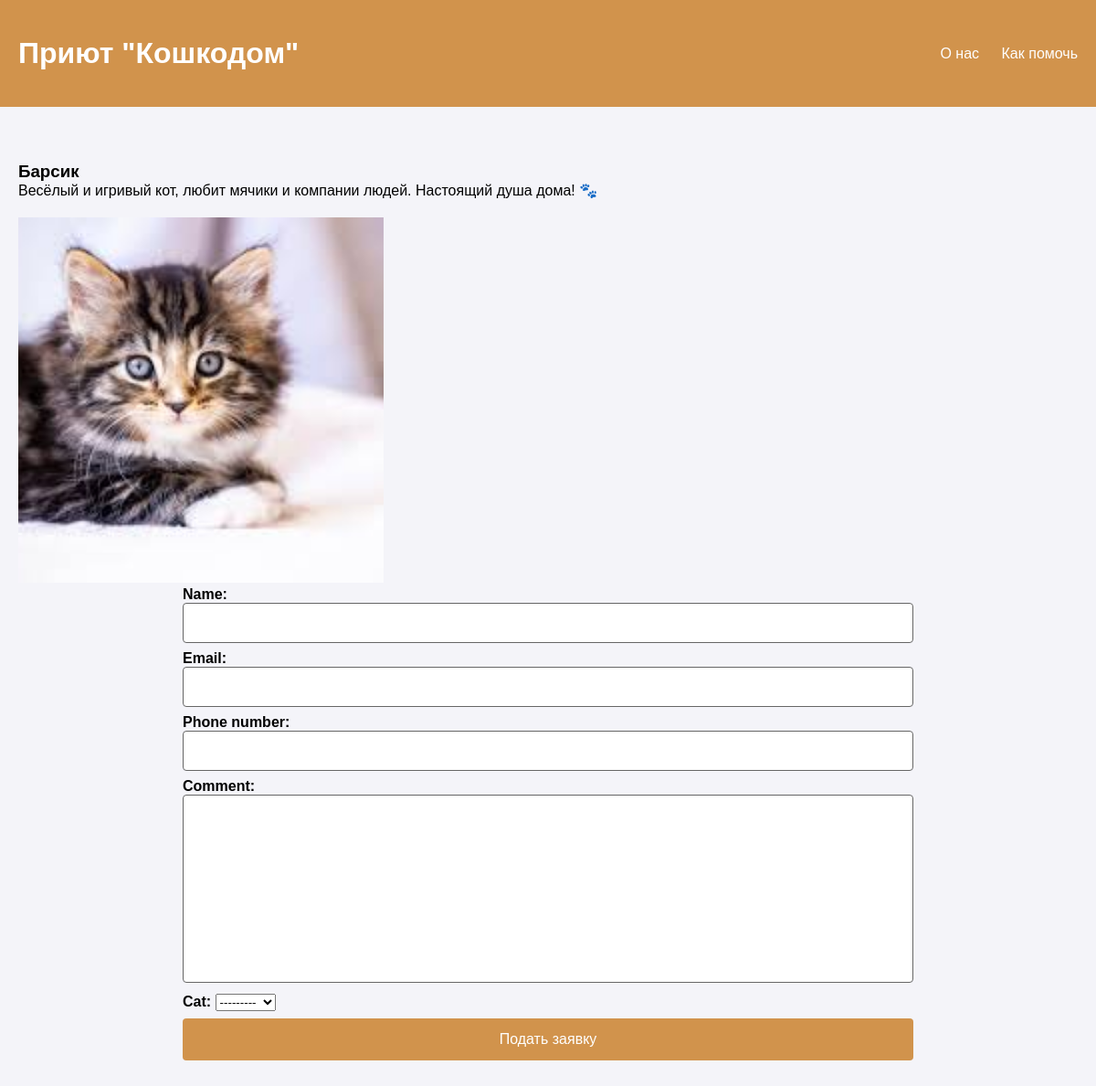
/cat/3, run on the app's committed database.
### app/models.py (models this page shows)
class Cat(models.Model):
    name = models.CharField(max_length=150)
    discription = models.TextField()
    image = models.ImageField(upload_to='images/',
            blank=True, null=True, default='images/default.jpg')
    def __str__(self):
        return self.name

### app/views.py (the view)
# urls.py: path("cat/<int:cat_id>", views.cat_detail, name="cat_detail"),
def cat_detail(request, cat_id):
    cat = Cat.objects.get(id=cat_id)
    if request.method == "POST":
        form = CatForm(request.POST)
        if form.is_valid():
            form.save()
    else:
        form = CatForm()
    return render(request, "cat_detail.html", {'cat': cat, 'form' : form})

### app/forms.py (shortened to what this page needs)
class CatForm(forms.ModelForm):
    class Meta:
        model = Application
        fields = ("name", "email", "phone_number", "comment", "cat")

### app/templates/cat_detail.html (shortened to what this page needs)
{% extends "base.html" %}
{% block content%}
<div class="cat-page-containercontainer">
        <div class="cat-details-section">
            <h3>{{cat.name}}</h3>
            <p class="discription">{{cat.discription}} </p>
        </div>
        <div class="cat-image-section">
            <img src="/media/{{cat.image}}" alt="Cat">
        </div>
        <form method="post" class="application">
        {{ form.as_p }}
        <button type="submit">Подать заявку</button>
    </form>
    </div>
{% endblock%}

### static/styles.css (style rules this page uses)
* { margin: 0; padding: 0; box-sizing: border-box; }
body { font-family: 'Poppins', sans-serif; background-color: #f4f4f9; color: #000000; }
.cat-image-section img { width: 400px; height: 400px; object-fit: cover; margin-top: 20px; }
.application { max-width: 800px; margin-left: auto; margin-right: auto; }
input, textarea { width: 100%; padding: 12px 20px; margin-bottom: 8px; border: 1px solid rgb(102, 102, 102); border-radius: 4px; box-sizing: border-box; font-size: 16px; }
textarea { resize: none; }
label { font-weight: bold; font-family: sans-serif; font-size: 16px; }
form button { width: 100%; background-color: #d1934c; color: white; padding: 14px 20px; margin: 8px 0; border: none; border-radius: 4px; cursor: pointer; font-size: 16px; }

### data on the page
Cat: name "Барсик", discription "Весёлый и игривый кот, любит мячики и компании людей. Настоящий душа дома! 🐾", image (picture)
